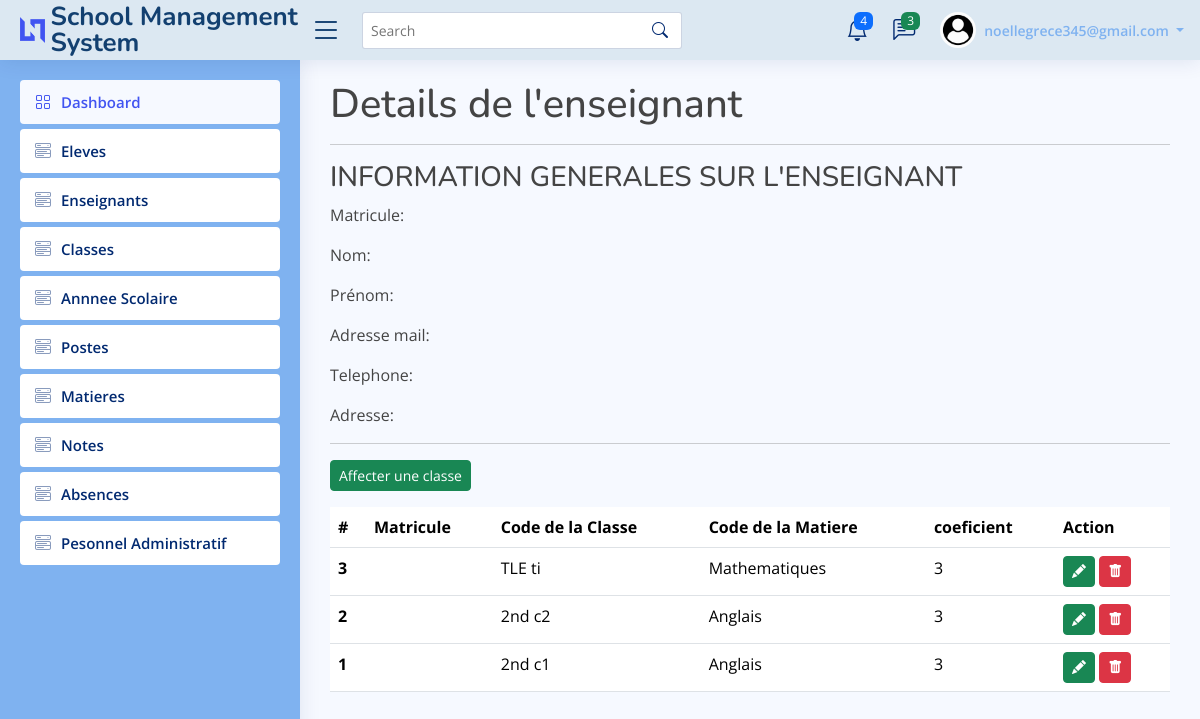
Screenshot of /show_enseignement (signed in) with the database file from the repository.
### gestion_utilisateur/models.py (models this page shows, shortened)
class CustomUser(AbstractUser):
    USER_TYPE = ((1, "Personnel"), (2, "Professeur"), (3, "Parent_eleve"))
    SEXE = [("M", "Masculin"), ("F", "Feminin")]
    matricule =  models.TextField(max_length=5, editable=False, default="")
    nom = models.CharField(max_length=256)
    prenom = models.CharField(max_length=256)
    telephone = models.CharField(max_length=256, blank=True, null=True)
    address = models.TextField(blank=True, null=True)
    username = None # Removed username, using email instead
    email = models.EmailField(unique=True)
    user_type = models.PositiveSmallIntegerField(choices=USER_TYPE, null=True)
    sexe = models.CharField(max_length=1, choices=SEXE)
    created_at = models.DateTimeField(auto_now_add=True)
    updated_at = models.DateTimeField(auto_now=True)
    USERNAME_FIELD = "email"
    REQUIRED_FIELDS = []
    objects = CustomUserManager ()

class Enseignement(models.Model):
    enseignant = models.ForeignKey(Professeur, on_delete=models.CASCADE)
    classe = models.ForeignKey(Classe, on_delete=models.CASCADE)
    matiere = models.ForeignKey('gestion_notes.Matiere', on_delete=models.CASCADE)
    coeficient = models.IntegerField(choices=((1, 1), (2, 2), (3, 3), (4, 4), (5, 5), (6, 6)))

class Classe(models.Model):
    code = models.CharField(max_length=25)
    libelle = models.CharField(max_length=50)
    montant = models.DecimalField(max_digits=15, decimal_places=2)
    def __str__(self):
        return self.code

### gestion_notes/models.py (models this page shows)
class Matiere (models.Model):
    code = models.CharField(max_length=10)
    libelle = models.CharField(max_length=255)
    def __str__(self):
        return self.libelle

### gestion_utilisateur/views.py (the view)
# urls.py: path('show_enseignement', views.show_enseignement),
def show_enseignement(request):
    enseignements = Enseignement.objects.order_by('-id');
    form = EnseignementForm()
    return render(request, 'affecter.html', {'enseignements':enseignements, 'form':form})

### gestion_utilisateur/forms.py
class EnseignementForm(forms.ModelForm):
    class Meta:
        model = Enseignement
        exclude = ['enseignant']
        fields = '__all__'
        widgets = {
            'enseignant' : forms.Select(attrs={'class': 'form-control'}),
            'classe' : forms.Select(attrs={'class': 'form-control'}),
            'matiere' : forms.Select(attrs={'class': 'form-control'}),
            'coeficient' : forms.Select(attrs={'class': 'form-control'}),
        }

### gestion_utilisateur/templates/affecter.html (shortened to what this page needs)
{% extends 'link.html' %}
{% load static %}
{% block content %}
<h1>Details de  l'enseignant</h1>
<hr/>
  <div>
   <h3>INFORMATION GENERALES SUR L'ENSEIGNANT</h3>
   <p>Matricule: {{ enseignant.matricule }}</p>
   <p>Nom: {{ enseignant.nom }}</p>
   <p>Prénom: {{ enseignant.prenom }}</p>
   <p>Adresse mail: {{ enseignant.email}}</p>
   <p>Telephone: {{ enseignant.telephone }}</p>
   <p>Adresse: {{ enseignant.adresse }}</p>
  </div>
  <hr/>
  <button class="openModalButton btn btn-success btn-sm" data-enseignant-id="ID_ENSEIGNANT">Affecter une classe</button>
  <table class="table mt-3">
    <thead>
      <tr>
        <th scope="col">#</th>
        <th scope="col">Matricule</th>
        <th scope="col">Code de la Classe</th>
        <th scope="col">Code de la Matiere</th>
        <th scope="col">coeficient</th>
        <th scope="col">Action</th>
      </tr>
    </thead>
    <tbody>
        {% for enseignement in enseignements %}
        <tr>
            <th scope="row">{{ enseignement.id }}</th>
            <td>{{ enseignement.enseignant.matricule }} </td>
            <td>{{ enseignement.classe }}</td>
            <td>{{ enseignement.matiere }}</td>
            <td>{{ enseignement.coeficient }}</td>
            <td>
                <button class="openModalButton btn btn-success btn-sm" data-id="{{ enseignement.id }}"><i class="bi bi-pencil-fill"></i></button>
                <button class="openModal btn btn-danger btn-sm" data-id="{{ enseignement.id }}"   data-enseignant-id="{{ enseignant.id }}"><i class="bi bi-trash-fill"></i></button>
            </td>
        </tr>
        {% empty %}
        <tr><td colspan="5">Aucun enseignement trouvé pour cet enseignant.</td></tr>
        {% endfor %}
    </tbody>
{% endblock %}

### gestion_utilisateur/templates/link.html (shortened to what this page needs)
<!DOCTYPE html>
{% load static%}
<html lang="en">
  <head>
    <link
      href="{% static 'assets/vendor/bootstrap/css/bootstrap.min.css' %}"
      rel="stylesheet"
    />
    <link
      href="{% static 'assets/vendor/bootstrap-icons/bootstrap-icons.css' %}"
      rel="stylesheet"
    />
    <link
      href="{% static 'assets/vendor/boxicons/css/boxicons.min.css' %}"
      rel="stylesheet"
    />
    <link
      href="{% static 'assets/vendor/quill/quill.snow.css' %}"
      rel="stylesheet"
    />
    <link
      href="{% static 'assets/vendor/quill/quill.bubble.css' %}"
      rel="stylesheet"
    />
    <link
      href="{% static 'assets/vendor/remixicon/remixicon.css' %}"
      rel="stylesheet"
    />
    <link
      href="{% static 'assets/vendor/simple-datatables/style.css' %}"
      rel="stylesheet"
    />
    <link href="{% static 'assets/css/style.css' %}" rel="stylesheet" />
  </head>
  <body>
    {% if user.is_authenticated %}
    <header id="header" class="header fixed-top d-flex align-items-center">
      <div class="d-flex align-items-center justify-content-between">
        <a href="index.html" class="logo d-flex align-items-center">
          <img src="assets/img/logo.png" alt="" />
          <span class="d-none d-lg-block">School Management System</span>
        </a>
        <i class="bi bi-list toggle-sidebar-btn"></i>
      </div>
      <div class="search-bar">
        <form
          class="search-form d-flex align-items-center"
          method="POST"
          action="#"
        >
          <input
            type="text"
            name="query"
            placeholder="Search"
            title="Enter search keyword"
          />
          <button type="submit" title="Search">
            <i class="bi bi-search"></i>
          </button>
        </form>
      </div>
      <nav class="header-nav ms-auto">
        <ul class="d-flex align-items-center">
          <li class="nav-item dropdown">
            <a class="nav-link nav-icon" href="#" data-bs-toggle="dropdown">
              <i class="bi bi-bell"></i>
              <span class="badge bg-primary badge-number">4</span> </a
            >
          </li>
          <li class="nav-item dropdown">
            <a class="nav-link nav-icon" href="#" data-bs-toggle="dropdown">
              <i class="bi bi-chat-left-text"></i>
              <span class="badge bg-success badge-number">3</span>
            </a>
          </li>
          <li class="nav-item dropdown pe-3">
            <a
              class="nav-link nav-profile d-flex align-items-center pe-0"
              href="#"
              data-bs-toggle="dropdown"
            >
              <img
                src="static\assets\img\profile.jpeg"
                alt="Profile"
                class="rounded-circle"
              />
              <span class="d-none d-md-block dropdown-toggle ps-2">
                {{ user.email }}
              </span> </a
            >
          </li>
        </ul>
      </nav>
    </header>
    <aside id="sidebar" class="sidebar">
      {% if user.user_type == 2 %}
      <ul class="sidebar-nav" id="sidebar-nav">
        <li class="nav-item">
          <a class="nav-link" href="/dsh_enseignant">
            <i class="bi bi-grid"></i>
            <span>Dashboard</span>
          </a>
        </li>
        <li class="nav-item">
          <a
            class="nav-link collapsed"
            data-bs-target="#components-nav"
            href="/show_classe"
          >
            <i class="bi bi-menu-button-wide"></i><span>Classes</span>
          </a>
        </li>
        <li class="nav-item">
          <a class="nav-link " data-bs-target="#components-nav" data-bs-toggle="collapse" href="#">
            <i class="bi bi-menu-button-wide"></i><span>Notes</span><i class="bi bi-chevron-down ms-auto"></i>
          </a>
          <ul id="components-nav" class="nav-content collapse" data-bs-parent="#sidebar-nav">
            <li>
              <a href="/notes/add_notes_view">
                <i class="bi bi-circle"></i><span>Ajouter note</span>
              </a>
            </li>
            <li>
              <a href="/notes/filter_notes">
                <i class="bi bi-circle"></i><span>Voir note</span>
              </a>
            </li>
          </ul>
        </li>
        <li class="nav-item">
          <a class="nav-link collapsed" href="/absences/show_absences">
            <i class="bi bi-menu-button-wide"></i><span>Absences</span>
          </a>
        </li>
      </ul>
  {% else %}
  <ul class="sidebar-nav" id="sidebar-nav">
    <li class="nav-item">
      <a class="nav-link" href="/dashboard">
        <i class="bi bi-grid"></i>
        <span>Dashboard</span>
      </a>
    </li>
    <li class="nav-item">
      <a
        class="nav-link collapsed"
        data-bs-target="#components-nav"
        href="/show_eleve"
      >
        <i class="bi bi-menu-button-wide"></i><span>Eleves</span>
      </a>
    </li>
    <li class="nav-item">
      <a
        class="nav-link collapsed"
        data-bs-target="#components-nav"
        href="/show_enseignant"
      >
        <i class="bi bi-menu-button-wide"></i><span>Enseignants</span>
      </a>
    </li>
    <li class="nav-item">
      <a
        class="nav-link collapsed"
        data-bs-target="#components-nav"
        href="/show_classe"
      >
        <i class="bi bi-menu-button-wide"></i><span>Classes</span>
      </a>
    </li>
    <li class="nav-item">
      <a
        class="nav-link collapsed"
        data-bs-target="#components-nav"
        href="/show_anneescolaire"
      >
        <i class="bi bi-menu-button-wide"></i><span>Annnee Scolaire</span>
      </a>
    </li>
    <li class="nav-item">
      <a
        class="nav-link collapsed"
        data-bs-target="#components-nav"
        href="/show_poste"
      >
        <i class="bi bi-menu-button-wide"></i><span>Postes</span>
      </a>
    </li>
    <li class="nav-item">
      <a
        class="nav-link collapsed"
        data-bs-target="#components-nav"
        href="/notes/show_matiere"
      >
        <i class="bi bi-menu-button-wide"></i><span>Matieres</span>
      </a>
    </li>
    <li class="nav-item">
      <a
        class="nav-link collapsed"
        data-bs-target="#components-nav"
        href="/show_notes"
      >
        <i class="bi bi-menu-button-wide"></i><span>Notes</span>
      </a>
    </li>
    <li class="nav-item">
      <a class="nav-link collapsed" href="/absences/show_absences">
        <i class="bi bi-menu-button-wide"></i><span>Absences</span>
      </a>
    </li>
    <li class="nav-item">
      <a
        class="nav-link collapsed"
        data-bs-target="#components-nav"
        href="/show_personnelAD"
      >
        <i class="bi bi-menu-button-wide"></i
        ><span>Pesonnel Administratif</span>
      </a>
    </li>
  </ul>
  {% endif %}
    </aside>
    <main id="main" class="main">{% block content %} {% endblock %}</main>
    {% endif %}
  </body>
</html>

### gestion_utilisateur/static/assets/css/style.css (style rules this page uses)
:root { scroll-behavior: smooth; }
body { font-family: "Open Sans", sans-serif; background: #f6f9ff; color: #444444; }
a { color: #4154f1; text-decoration: none; }
h1, h2, h3, h4, h5, h6 { font-family: "Nunito", sans-serif; }
#main { margin-top: 60px; padding: 20px 30px; transition: all 0.3s; }
.logo { line-height: 1; }
@media (min-width: 1200px) { .logo { width: 280px; } }
.logo img { max-height: 26px; margin-right: 6px; }
.logo span { font-size: 26px; font-weight: 700; color: #134070; font-family: "Nunito", sans-serif; }
.header { transition: all 0.5s; z-index: 997; height: 60px; box-shadow: 0px 2px 20px rgba(1, 41, 112, 0.1); background-color: #DCE8F2; padding-left: 20px; }
.header .toggle-sidebar-btn { font-size: 32px; padding-left: 10px; cursor: pointer; color: #134070; }
.header .search-bar { min-width: 360px; padding: 0 20px; }
.header .search-form { width: 100%; }
.header .search-form input { border: 0; font-size: 14px; color: #012970; border: 1px solid rgba(1, 41, 112, 0.2); padding: 7px 38px 7px 8px; border-radius: 3px; transition: 0.3s; width: 100%; }
.header .search-form button { border: 0; padding: 0; margin-left: -30px; background: none; }
.header .search-form button i { color: #012970; }
.header-nav ul { list-style: none; }
.header-nav>ul { margin: 0; padding: 0; }
.header-nav .nav-icon { font-size: 22px; color: #012970; margin-right: 25px; position: relative; }
.header-nav .nav-profile { color: #7FB2F0; }
.header-nav .nav-profile img { max-height: 36px; }
.header-nav .nav-profile span { font-size: 14px; font-weight: 600; }
.header-nav .badge-number { position: absolute; inset: -2px -5px auto auto; font-weight: normal; font-size: 12px; padding: 3px 6px; }
.sidebar { position: fixed; top: 60px; left: 0; bottom: 0; width: 300px; z-index: 996; transition: all 0.3s; padding: 20px; overflow-y: auto; scrollbar-width: thin; scrollbar-color: #aab7cf transparent; box-shadow: 0px 0px 20px rgba(1, 41, 112, 0.1); background-color: #7FB2F0; }
@media (min-width: 1200px) { #main, #footer { margin-left: 300px; } }
.sidebar-nav { padding: 0; margin: 0; list-style: none; }
.sidebar-nav li { padding: 0; margin: 0; list-style: none; }
.sidebar-nav .nav-item { margin-bottom: 5px; }
.sidebar-nav .nav-link { display: flex; align-items: center; font-size: 15px; font-weight: 600; color: #4154f1; transition: 0.3; background: #f6f9ff; padding: 10px 15px; border-radius: 4px; }
.sidebar-nav .nav-link i { font-size: 16px; margin-right: 10px; color: #4154f1; }
.sidebar-nav .nav-link.collapsed { color: #012970; background: #fff; }
.sidebar-nav .nav-link.collapsed i { color: #899bbd; }

### rows the page displays
CustomUser: email "noellegrece345@gmail.com"
Enseignement: id "3", classe "TLE ti", matiere "Mathematiques", coeficient "3"
Enseignement: id "2", classe "2nd c2", matiere "Anglais", coeficient "3"
Enseignement: id "1", classe "2nd c1", matiere "Anglais", coeficient "3"
